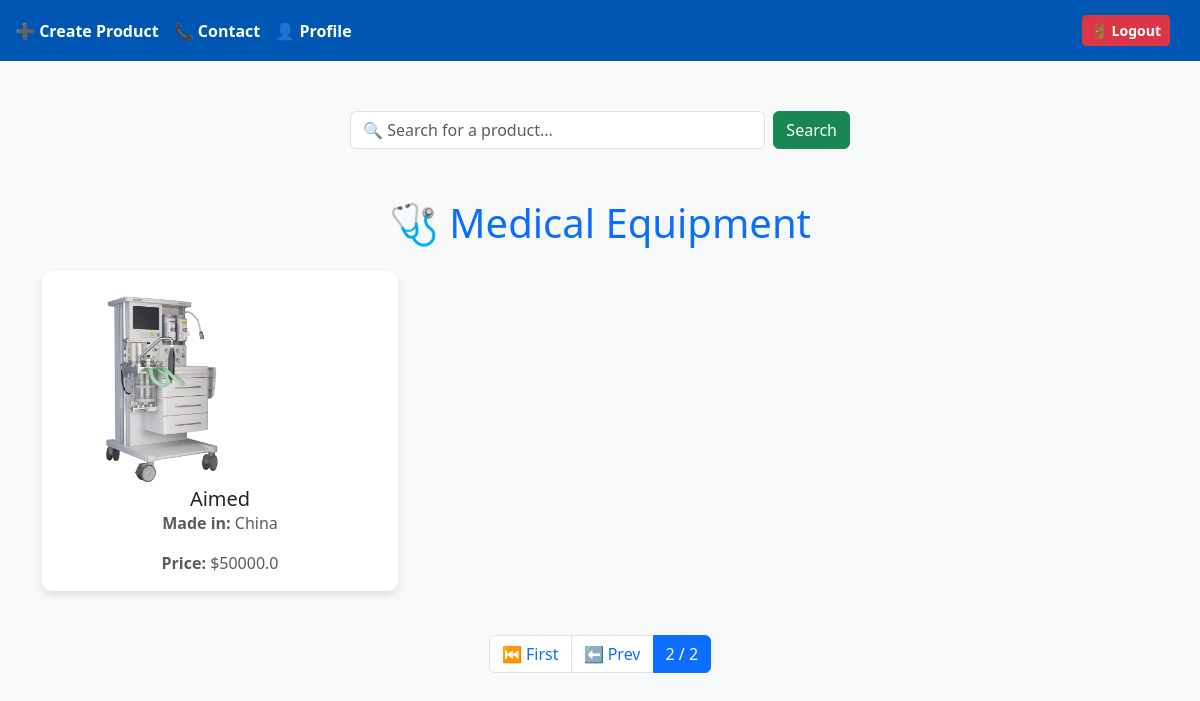
/products/?q=&page=2, run on an earlier commit of the app's database.
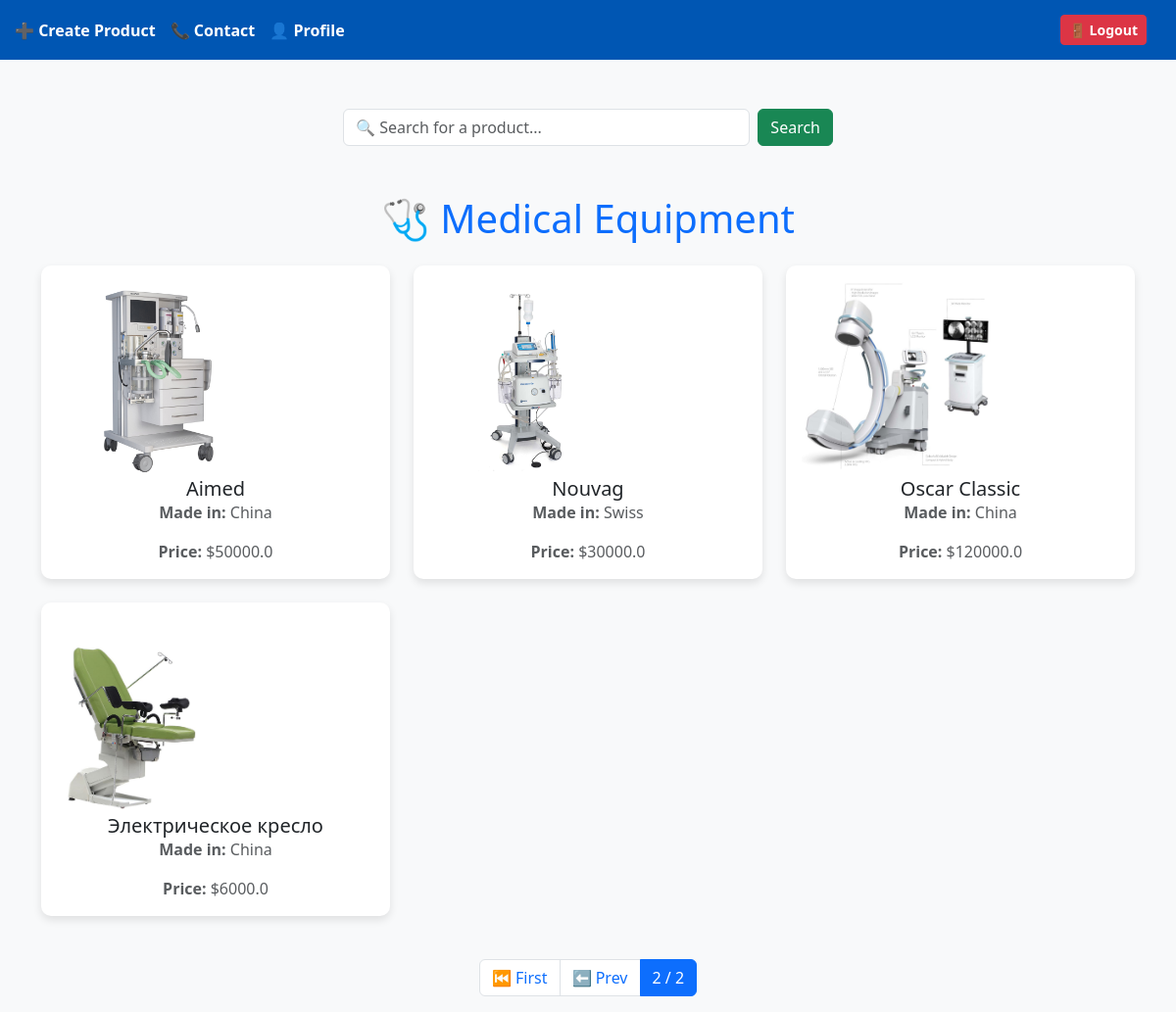
And on a later commit of the database.
### product/models.py (models this page shows, shortened)
class Product(models.Model):
    name = models.CharField(max_length=100)
    category = models.CharField(max_length=100)
    made_in = models.CharField(max_length=100)
    description = models.TextField()
    price = models.FloatField()
    image = models.ImageField(upload_to='product_images/')
    class Meta:
        verbose_name = 'Product'

### product/views.py (the view)
# urls.py: path('products/', ProductListView.as_view(), name='list'),
class ProductListView(View):
    def get(self, request):
        t = request.GET.get('t', '')
        products = Product.objects.filter(name__icontains=t) if t else Product.objects.all()
        paginator = Paginator(products, 6)
        page_number = request.GET.get('page')
        page_obj = paginator.get_page(page_number)
        return render(request, 'list.html', {'page_obj': page_obj, 't': t})

### templates/list.html (shortened to what this page needs)
<!DOCTYPE html>
<html lang="en">
<head>
    <link rel="stylesheet" href="https://cdn.jsdelivr.net/npm/bootstrap@5.3.0/dist/css/bootstrap.min.css">
</head>
<body>
<div class="navbar d-flex align-items-center">
    <a href="{% url 'create' %}">➕ Create Product</a>
    <a href="{% url 'contact_list' %}">📞 Contact</a>
    <a href="{% url 'account:profile' %}">👤 Profile</a>
    <a href="{% url 'account:logout' %}" class="logout btn btn-danger btn-sm">🚪 Logout</a>
</div>
<div class="container">
    <form method="GET" action="{% url 'list' %}" class="search-bar d-flex">
        <input type="text" name="t" class="form-control me-2" placeholder="🔍 Search for a product..." value="{{ query }}">
        <button type="submit" class="btn btn-success">Search</button>
    </form>
</div>
<div class="container">
    <h1 class="text-center mb-4 text-primary">🩺 Medical Equipment</h1>
    {% if page_obj %}
        <div class="row">
            {% for product in page_obj %}
            <div class="col-md-4">
                <a href="{% url 'details' product.pk %}" class="product-card p-3 mb-4 d-block text-decoration-none">
                    {% if product.image %}
                        <img src="{{ product.image.url }}" alt="{{ product.name }}" class="product-image">
                    {% else %}
                        <p class="text-center text-muted">📷 No image available</p>
                    {% endif %}
                    <div class="card-body">
                        <h5 class="card-title text-dark">{{ product.name }}</h5>
                        <p class="card-text text-muted"><strong>Made in:</strong> {{ product.made_in }}</p>
                        <p class="card-text text-muted"><strong>Price:</strong> ${{ product.price }}</p>
                    </div>
                </a>
            </div>
            {% endfor %}
        </div>
        <nav aria-label="Page navigation">
            <ul class="pagination">
                {% if page_obj.has_previous %}
                    <li class="page-item"><a class="page-link" href="?q={{ query }}&page=1">⏮️ First</a></li>
                    <li class="page-item"><a class="page-link" href="?q={{ query }}&page={{ page_obj.previous_page_number }}">⬅️ Prev</a></li>
                {% endif %}
                <li class="page-item active"><span class="page-link bg-primary text-white">{{ page_obj.number }} / {{ page_obj.paginator.num_pages }}</span></li>
            </ul>
        </nav>
    {% else %}
        <p class="no-products text-danger">🚫 No products found.</p>
    {% endif %}
</div>
</body>
</html>

### templates/list.html (style rules this page uses)
body { background-color: #f8f9fa; color: #212529; }
.navbar { background-color: #0056b3; padding: 15px; }
.navbar a { color: white; font-weight: bold; text-decoration: none; margin-right: 15px; }
.navbar .logout { margin-left: auto; }
.container { margin-top: 50px; }
.search-bar { max-width: 500px; margin: 20px auto; }
.product-card { border: none; border-radius: 10px; box-shadow: 0px 4px 8px rgba(0, 0, 0, 0.1); transition: 0.3s ease-in-out; background: white; cursor: pointer; text-decoration: none; color: inherit; }
.product-image { max-width: 100%; height: 200px; object-fit: cover; border-radius: 10px; }
.card-body { text-align: center; }
.pagination { justify-content: center; margin-top: 20px; }

What changed in the data, as far as the page shows it:
added Product: image (picture), name "Nouvag", made_in "Swiss", price "30000.0"
added Product: image (picture), name "Oscar Classic", made_in "China", price "120000.0"
added Product: image (picture), name "Электрическое кресло", made_in "China", price "6000.0"
